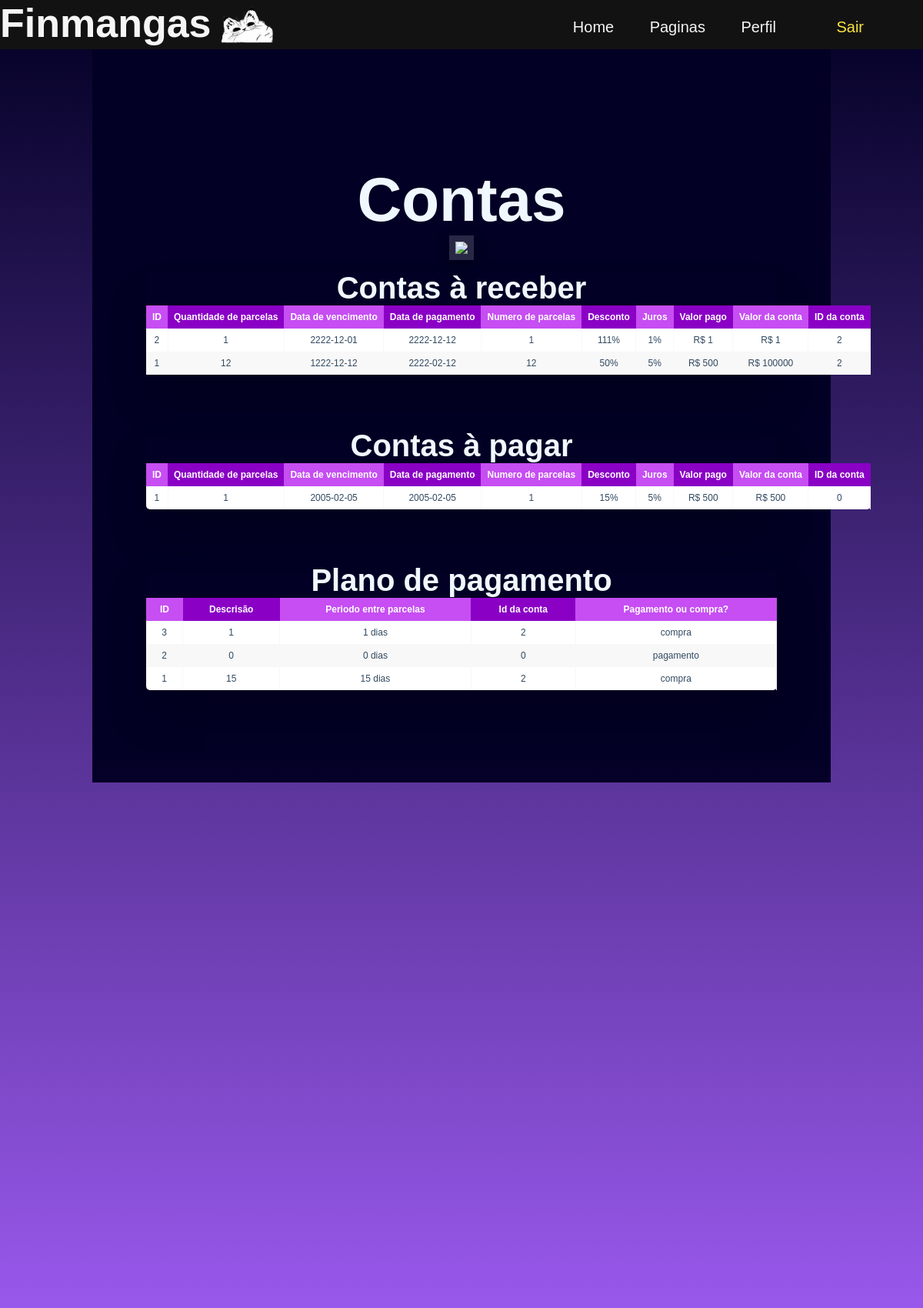
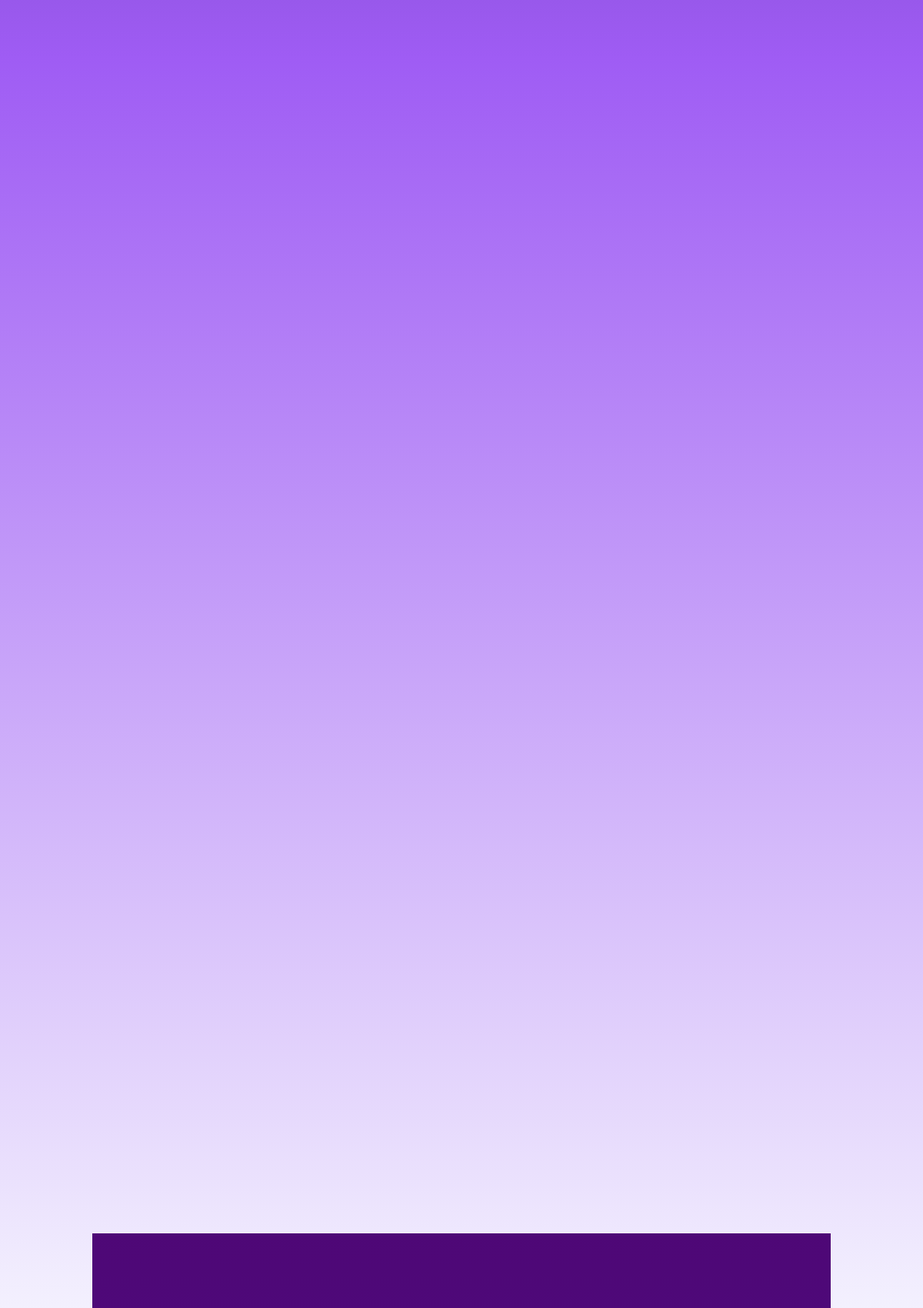
The page /site_para_usuarios/tabelas/contas.php (signed in, upper part) on the database its author committed (2 pictures, top to bottom).
### tables this page shows
CREATE TABLE `contasreceber` (
  `id_contas_receber` int(11) NOT NULL,
  `quantidadeParecelas` int(11) NOT NULL,
  `dataVencimento` date NOT NULL,
  `dataPagamento` date NOT NULL,
  `numeroParcela` int(11) NOT NULL,
  `desconto` int(11) NOT NULL,
  `juros` int(11) NOT NULL,
  `valorPago` int(11) NOT NULL,
  `valorConta` int(11) NOT NULL,
  `id_da_conta` int(11) NOT NULL
);

CREATE TABLE `contaspagar` (
  `id_contas_pagar` int(11) NOT NULL,
  `quantidadeParcelas` int(11) NOT NULL,
  `dataVencimento` date NOT NULL,
  `dataPagamento` date NOT NULL,
  `numeroParcela` int(11) NOT NULL,
  `desconto` int(11) NOT NULL,
  `juros` int(11) NOT NULL,
  `valorPago` int(11) NOT NULL,
  `valorConta` int(11) NOT NULL,
  `id_da_conta` int(11) NOT NULL
);

CREATE TABLE `planopagamento` (
  `id_plano_pagamento` int(11) NOT NULL,
  `descrisao` varchar(200) NOT NULL,
  `periodoEntreParecelas` int(11) NOT NULL,
  `id_da_conta` int(11) NOT NULL,
  `compra_ou_pagamento` varchar(15) NOT NULL COMMENT 'aceita apenas "pagamento" ou "compra"'
);

### site_para_usuarios/tabelas/contas.php (the view, shortened to what this page needs)
<?php
    include_once('../../conexãoDB/config.php');
    $sql2 = "SELECT * FROM contasreceber ORDER BY id_contas_receber  DESC";
    $arrayTableContasReceber = $conexao->query($sql2);
    include_once('../../conexãoDB/config.php');
    $sql5 = "SELECT * FROM contaspagar ORDER BY id_contas_pagar  DESC";
    $arrayTableContasPagar = $conexao->query($sql5);
    include_once('../../conexãoDB/config.php');
    $sql3 = "SELECT * FROM planopagamento ORDER BY id_plano_pagamento  DESC";
    $arrayTablePlanoDePagamentoReceber = $conexao->query($sql3);
?>
<!DOCTYPE html>
<html lang="en">
<head>
    <link rel="stylesheet" type="text/css" href="../../styles/stylespaginacadastros.css">
</head>
<body>
    <header>
        <nav>
            <a href="/site_para_usuarios/home.php">
                <h1>Finmangas</h1>
            </a>
            <a href="/site_para_usuarios/home.php"><img src="../../imgs/logo1.png" alt="logo"></a>
            <ul class="nav-list">
                <li><a href="/site_para_usuarios/home.php">Home</a></li>
                <li><a href="../paginas.php">Paginas</a></li>
                <li><a href="../perfil.php">Perfil</a></li>
                <?php
                    if(empty($_session['usuario'])){
                        echo'<li><a href="../../conexãoDB/sair.php" class="login">Sair</a></li>';
                    } else{
                        echo'<li><a href="../../index.php" class="login">Login</a></li>';
                    }
                ?>
            </ul>
        </nav>
    </header>
    <main>
        <section>
            <h1>Contas</h1>
            <img src="../../imgs/icons/contas_icon.png">
            <div class="table-wrapper">
                <h1 style="font-size: 40px; text-align: center; color: aliceblue;">Contas à receber</h1>
                <table class="fl-table ">
                    <thead>
                        <tr>
                            <th>ID</th>
                            <th>Quantidade de parcelas</th>
                            <th>Data de vencimento</th>
                            <th>Data de pagamento</th>
                            <th>Numero de parcelas</th>
                            <th>Desconto</th>
                            <th>Juros</th>
                            <th>Valor pago</th>
                            <th>Valor da conta</th>
                            <th>ID da conta</th>
                        </tr>
                    </thead>
                    <tbody>
                        <?php
                            while($arrayTableContasReceberData = mysqli_fetch_assoc($arrayTableContasReceber)){
                                echo"<tr>";
                                echo"<td>".$arrayTableContasReceberData['id_contas_receber']."</td>";
                                echo"<td>".$arrayTableContasReceberData['quantidadeParecelas']."</td>";
                                echo"<td>".$arrayTableContasReceberData['dataVencimento']."</td>";
                                echo"<td>".$arrayTableContasReceberData['dataPagamento']."</td>";
                                echo"<td>".$arrayTableContasReceberData['numeroParcela']."</td>";
                                echo"<td>".$arrayTableContasReceberData['desconto']."%</td>";
                                echo"<td>".$arrayTableContasReceberData['juros']."%</td>";
                                echo"<td>R$ ".$arrayTableContasReceberData['valorPago']."</td>";
                                echo"<td>R$ ".$arrayTableContasReceberData['valorConta']."</td>";
                                echo"<td>".$arrayTableContasReceberData['id_da_conta']."</td>";
                                echo"</tr>";
                            };
                        ?>
                </table>
            </div>
            <div class="table-wrapper">
                <h1 style="font-size: 40px; text-align: center; color: aliceblue;">Contas à pagar</h1>
                <table class="fl-table ">
                    <thead>
                        <tr>
                            <th>ID</th>
                            <th>Quantidade de parcelas</th>
                            <th>Data de vencimento</th>
                            <th>Data de pagamento</th>
                            <th>Numero de parcelas</th>
                            <th>Desconto</th>
                            <th>Juros</th>
                            <th>Valor pago</th>
                            <th>Valor da conta</th>
                            <th>ID da conta</th>
                        </tr>
                    </thead>
                    <tbody>
                        <?php
                            while($arrayTableContasPagarData = mysqli_fetch_assoc($arrayTableContasPagar)){
                                echo"<tr>";
                                echo"<td>".$arrayTableContasPagarData['id_contas_pagar']."</td>";
                                echo"<td>".$arrayTableContasPagarData['quantidadeParcelas']."</td>";
                                echo"<td>".$arrayTableContasPagarData['dataVencimento']."</td>";
                                echo"<td>".$arrayTableContasPagarData['dataPagamento']."</td>";
                                echo"<td>".$arrayTableContasPagarData['numeroParcela']."</td>";
                                echo"<td>".$arrayTableContasPagarData['desconto']."%</td>";
                                echo"<td>".$arrayTableContasPagarData['juros']."%</td>";
                                echo"<td>R$ ".$arrayTableContasPagarData['valorPago']."</td>";
                                echo"<td>R$ ".$arrayTableContasPagarData['valorConta']."</td>";
                                echo"<td>".$arrayTableContasPagarData['id_da_conta']."</td>";
                                echo"</tr>";
                            };
                        ?>
                </table>
            </div>
            <div class="table-wrapper">
                <h1 style="font-size: 40px; text-align: center; color:aliceblue;">Plano de pagamento</h1>
                <table class="fl-table ">
                    <thead>
                        <tr>
                            <th>ID</th>
                            <th>Descrisão</th>
                            <th>Periodo entre parcelas</th>
                            <th>Id da conta</th>
                            <th>Pagamento ou compra?</th>
                        </tr>
                    </thead>
                    <tbody>
                        <?php
                            while($arrayTablePlanoDePagamentoData = mysqli_fetch_assoc($arrayTablePlanoDePagamentoReceber)){
                                echo"<tr>";
                                echo"<td>".$arrayTablePlanoDePagamentoData['id_plano_pagamento']."</td>";
                                echo"<td>".$arrayTablePlanoDePagamentoData['descrisao']."</td>";
                                echo"<td>".$arrayTablePlanoDePagamentoData['periodoEntreParecelas']." dias</td>";
                                echo"<td>".$arrayTablePlanoDePagamentoData['id_da_conta']."</td>";
                                echo"<td>".$arrayTablePlanoDePagamentoData['compra_ou_pagamento']."</td>";
                                echo"</tr>";
                            };
                        ?>
                </table>
            </div>
        </section>
    </main>
</body>

### styles/stylespaginacadastros.css (style rules this page uses)
* { padding: 0px; margin: 0px; text-decoration: none; list-style: none; }
body { background: linear-gradient( 180deg, rgba(2, 0, 36, 1) 0%, rgba(159, 92, 244, 1) 50%, rgb(251, 254, 255) 100% ); background-size: 100%; background-attachment: fixed; color: aliceblue; font-family: 'Work Sans', sans-serif; overflow-x: hidden; }
header { width: 100%; margin: 0 auto; background-color: rgb(19, 18, 18); position: sticky; height: 8vh; }
header::after { content: ''; display: table; clear: both; }
nav a { color: whitesmoke; }
nav img { float: left; width: 10vh; transition: 450ms; }
nav h1 { float: left; font-size: 6.5vh; position: relative; transition: ease-in 450ms; cursor: pointer; }
nav h1::before { content: ''; display: block; height: 5px; width: 100%; bottom: 0px; padding-left: 90px; background: currentColor; position: absolute; transform: scaleX(0); transform-origin: right; transition: transform 450ms ease-in; }
nav ul { float: right; margin-right: 5vh; }
nav ul li { margin-right: 4vh; display: inline-block; padding-top: 3vh; }
nav ul a { color: whitesmoke; position: relative; font-size: 20px; padding: 5px; }
nav ul a:before { content: ''; display: block; top: -33px; height: 14px; width: 100%; background: currentColor; position: absolute; transform: scaleX(0); transform-origin: right; transition: transform 450ms ease-in-out; }
.login { margin-left: 2rem; color: rgb(248, 230, 63); }
section { text-align: center; width: 80%; margin: 0 auto; background: rgb(2, 0, 36); background: linear-gradient( 180deg, rgba(2, 0, 36, 1) 27%, rgba(71, 8, 114, 1) 55%, rgba(78, 0, 106, 1) 82%, rgba(78, 9, 121, 1) 100% ); padding-top: 150px; height: 400vh; }
section h1 { font-size: 10vh; }
section img { width: 40vh; position: relative; transition: 400ms; padding: 1vh; background-color: rgba(255, 255, 255, 0.151); box-shadow: 0 4px 8px 0 rgba(0, 0, 0, 0.2), 0 6px 20px 0 rgba(0, 0, 0, 0.19); }
.table-wrapper { margin: 10px 70px 70px; box-shadow: 0px 35px 50px rgba(0, 0, 0, 0.2); color: #324960; }
.fl-table { border-radius: 5px; font-size: 12px; font-weight: normal; border: none; border-collapse: collapse; width: 100%; max-width: 100%; white-space: nowrap; background-color: white; }
.fl-table td, .fl-table th { text-align: center; padding: 8px; }
.fl-table td { border-right: 1px solid #f8f8f8; font-size: 12px; }
.fl-table thead th { color: #ffffff; background: rgb(138, 0, 197); }
.fl-table thead th:nth-child(odd) { color: #ffffff; background: rgb(198, 78, 242); }
.fl-table tr:nth-child(even) { background: #f8f8f8; }

### rows shown on the page
contasreceber: id_contas_receber "2", quantidadeParecelas "1", dataVencimento "2222-12-01", dataPagamento "2222-12-12", numeroParcela "1", desconto "111", juros "1", valorPago "1", valorConta "1", id_da_conta "2"
contasreceber: id_contas_receber "1", quantidadeParecelas "12", dataVencimento "1222-12-12", dataPagamento "2222-02-12", numeroParcela "12", desconto "50", juros "5", valorPago "500", valorConta "100000", id_da_conta "2"
contaspagar: id_contas_pagar "1", quantidadeParcelas "1", dataVencimento "2005-02-05", dataPagamento "2005-02-05", numeroParcela "1", desconto "15", juros "5", valorPago "500", valorConta "500", id_da_conta "0"
planopagamento: id_plano_pagamento "3", descrisao "1", periodoEntreParecelas "1", id_da_conta "2", compra_ou_pagamento "compra"
planopagamento: id_plano_pagamento "2", descrisao "0", periodoEntreParecelas "0", id_da_conta "0", compra_ou_pagamento "pagamento"
planopagamento: id_plano_pagamento "1", descrisao "15", periodoEntreParecelas "15", id_da_conta "2", compra_ou_pagamento "compra"
